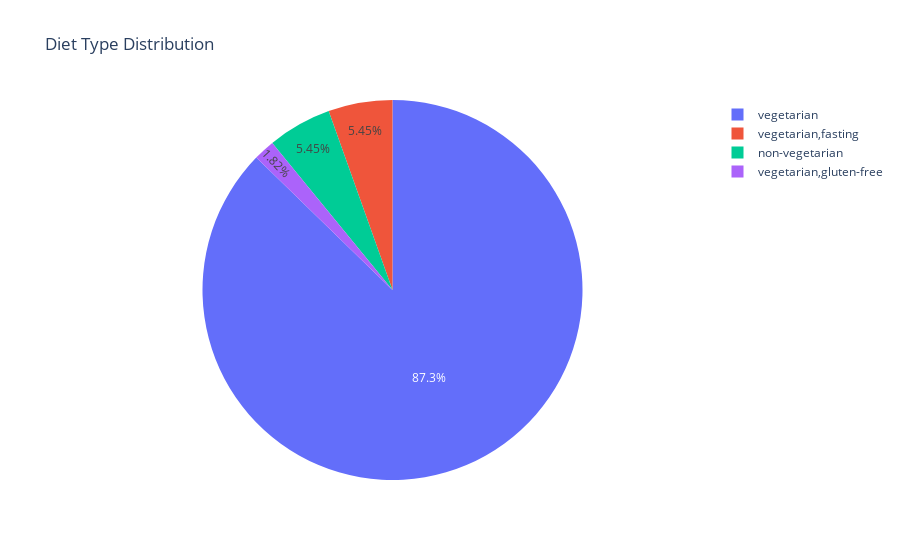

The notebook cell this image was saved under:
### Code cell
# Plotly Pie Chart
fig = px.pie(df1, names='diet', title='Diet Type Distribution')
fig.show()

### Figure 1 — Plotly figure (JSON) as saved in the notebook; plotly's stock layout.template omitted (floating-point values rounded to 4 significant figures)
{"data": [{"domain": {"x": [0, 1], "y": [0, 1]}, "hovertemplate": "diet=%{label}<extra></extra>", "labels": ["vegetarian", "vegetarian,fasting", "vegetarian", "vegetarian", "vegetarian", "vegetarian", "vegetarian", "vegetarian", "vegetarian", "vegetarian,fasting", "vegetarian", "vegetarian", "vegetarian", "vegetarian", "vegetarian", "vegetarian", "vegetarian", "vegetarian,gluten-free", "vegetarian", "vegetarian", "non-vegetarian", "vegetarian", "vegetarian,fasting", "vegetarian", "vegetarian", "vegetarian", "vegetarian", "vegetarian", "vegetarian", "vegetarian", "vegetarian", "vegetarian", "vegetarian", "vegetarian", "vegetarian", "vegetarian", "vegetarian", "vegetarian", "vegetarian", "vegetarian", "vegetarian", "vegetarian", "vegetarian", "vegetarian", "vegetarian", "vegetarian", "vegetarian", "vegetarian", "vegetarian", "non-vegetarian", "vegetarian", "vegetarian", "vegetarian", "vegetarian", "non-vegetarian"], "legendgroup": "", "name": "", "showlegend": true, "type": "pie"}], "layout": {"legend": {"tracegroupgap": 0}, "title": {"text": "Diet Type Distribution"}}}
